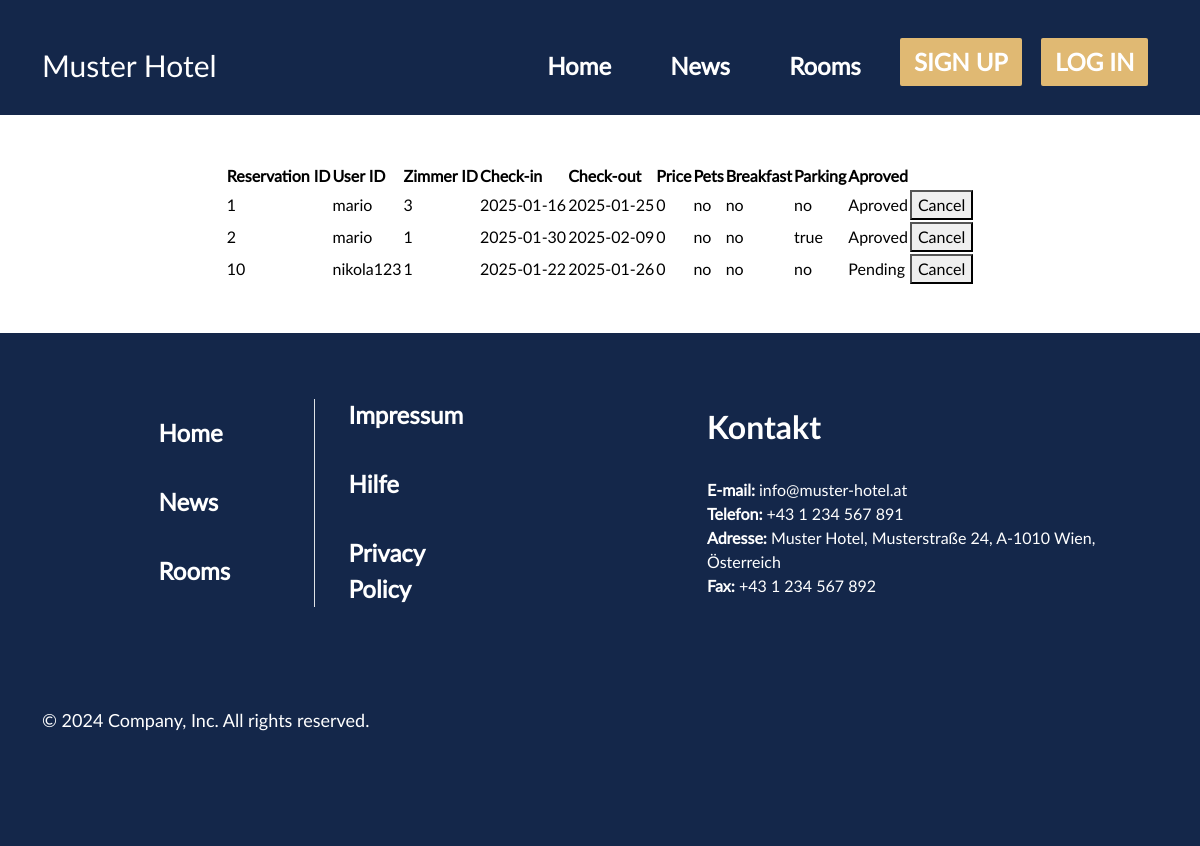
Page /reservation.php on the earlier database version.
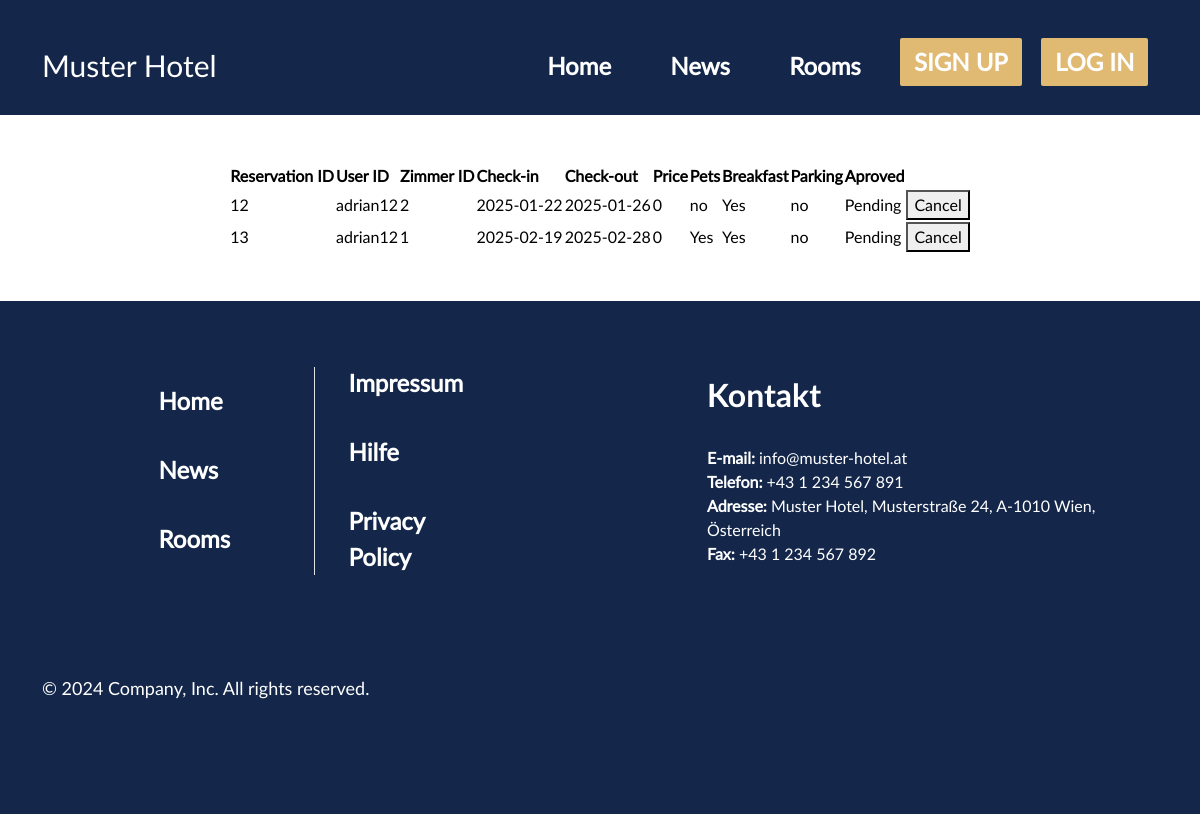
Same page on the later database version.
### tables this page shows
CREATE TABLE `reservation` (
  `reservationId` int(11) NOT NULL,
  `userId` varchar(100) NOT NULL,
  `zimmerId` int(11) NOT NULL,
  `from` date NOT NULL,
  `to` date NOT NULL,
  `price` int(11) NOT NULL,
  `pets` varchar(25) DEFAULT 'No pets',
  `breakfast` varchar(25) DEFAULT 'No breakfast',
  `parking` varchar(25) DEFAULT 'No parking place',
  `aproved` varchar(50) DEFAULT 'Pending'
);

### reservation.php (the view, shortened to what this page needs)
<?php
    include("include()/navbar.php");
    require("includes/dbh.php");
    $sql = "Select * From reservation";
    $result = mysqli_query($conn, $sql);
?>
<div class="container mt-5">
    <form action="includes/process-cancel-reservation.php" method="POST">
        <table>
            <tr>
                <th>Reservation ID</th>
                <th>User ID</th>
                <th>Zimmer ID</th>
                <th>Check-in</th>
                <th>Check-out</th>
                <th>Price</th>
                <th>Pets</th>
                <th>Breakfast</th>
                <th>Parking</th>
                <th>Aproved</th>
                <?php
        while($row = mysqli_fetch_assoc($result))
        {
        ?>
            <tr>
                <td>
                    <?php echo $row['reservationId'] ?>
                </td>
                <td>
                    <?php echo $row['userId'] ?>
                </td>
                <td>
                    <?php echo $row['zimmerId'] ?>
                </td>
                <td>
                    <?php echo $row['from'] ?>
                </td>
                <td>
                    <?php echo $row['to'] ?>
                </td>
                <td>
                    <?php echo $row['price'] ?>
                </td>
                <td>
                    <?php echo $row['pets'] ?>
                </td>
                <td>
                    <?php echo $row['breakfast'] ?>
                </td>
                <td>
                    <?php echo $row['parking'] ?>
                </td>
                <td>
                    <?php echo $row['aproved'] ?>
                </td>
                <td>
                    <button type="submit" name="submit">Cancel</button>
                </td>
            </tr>
            <?php
        }
        ?>
            </tr>
        </table>
</div>
<?php
    include("./include()/footer.php");
?>

Differences in the rows shown:
removed reservation: reservationId "1", userId "mario", zimmerId "3", from "2025-01-16", to "2025-01-25", price "0", pets "no", breakfast "no", parking "no", aproved "Aproved"
removed reservation: reservationId "2", userId "mario", zimmerId "1", from "2025-01-30", to "2025-02-09", price "0", pets "no", breakfast "no", parking "true", aproved "Aproved"
removed reservation: reservationId "10", userId "nikola123", zimmerId "1", from "2025-01-22", to "2025-01-26", price "0", pets "no", breakfast "no", parking "no", aproved "Pending"
added reservation: reservationId "12", userId "adrian12", zimmerId "2", from "2025-01-22", to "2025-01-26", price "0", pets "no", breakfast "Yes", parking "no", aproved "Pending"
added reservation: reservationId "13", userId "adrian12", zimmerId "1", from "2025-02-19", to "2025-02-28", price "0", pets "Yes", breakfast "Yes", parking "no", aproved "Pending"
